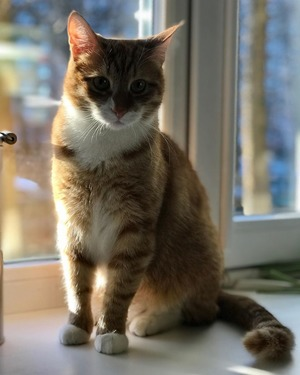
#> input picture cv-nvidia/1/cat.jpg, 300 x 375 px
$ jupyter execute hw-1.ipynb   (shell and % lines are left out)
#> lines starting #> are read from the running program, lines starting #| are printed output that depends on the picture
[cell 1]
import matplotlib.pyplot as plt
import numpy as np

import imageio

from skimage.color import hsv2rgb, rgb2hsv

[cell 2]
img = imageio.imread('cat.jpg')
#> img is the input picture: shape (375, 300, 3); mean R, G, B 118.9, 113.3, 101.6
img = img.astype(np.float32) / 255.
print('shape', img.shape)
#| shape (375, 300, 3)
plt.figure(figsize=(8, 8))
plt.imshow(img)
plt.show()

### Попиксельное возведение в степень - изменение яркости

Степень < 1 - увеличение яркости

[cell 3]
plt.figure(figsize=(8, 8))
plt.imshow(img**0.55)
plt.show()
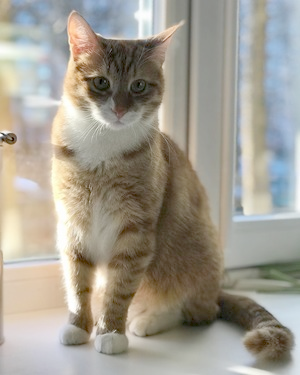
#> shown: shape (375, 300, 3) float32; mean R, G, B 0.636, 0.616, 0.57

Степень > 1 - уменьшение яркости

[cell 4]
plt.figure(figsize=(8, 8))
plt.imshow(img**1.25)
plt.show()

Свертка

[cell 5]
def conv(img, w):
    out_img = np.zeros(
        (img.shape[0] - w.shape[0] + 1,
         img.shape[1] - w.shape[1] + 1,
         img.shape[2]),
         dtype=np.float32)

    for c in range(out_img.shape[2]):
        for i in range(out_img.shape[0]):
            for j in range(out_img.shape[1]):
                x = img[i:i+w.shape[0], j:j+w.shape[1], c]

                out_img[i,j,c] = np.sum(w * x)

    return out_img

Ядро - гауссиан

[cell 6]
win_size = (11, 11)
sigma = 3
w = np.zeros(win_size, dtype=np.float32)
for i in range(w.shape[0]):
    for j in range(w.shape[1]):
        w[i,j] = np.exp(-(i-w.shape[0]//2)**2 / sigma**2 / 2
                        -(j-w.shape[1]//2)**2 / sigma**2 / 2)
w = w / np.sum(w)

new_img = conv(img, w)
#> after the loop in conv, `for c in range(out_img.shape[2]):`:
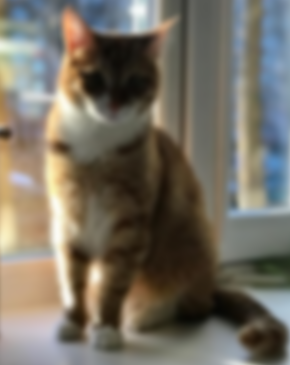
#> out_img: shape (365, 290, 3) float32; mean R, G, B 0.459, 0.435, 0.388

[cell 7]
plt.figure(figsize=(8, 8))
plt.imshow(w, cmap='gray')
plt.show()
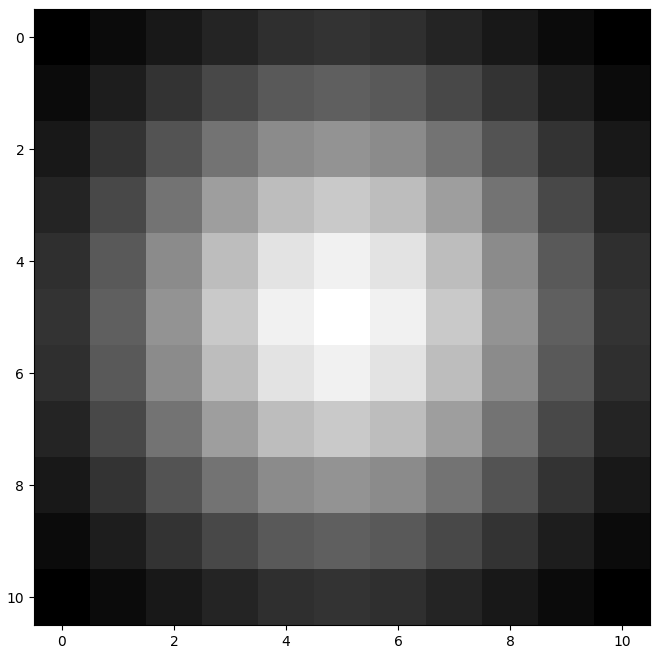
#> figure drawn by matplotlib, 1 panel
